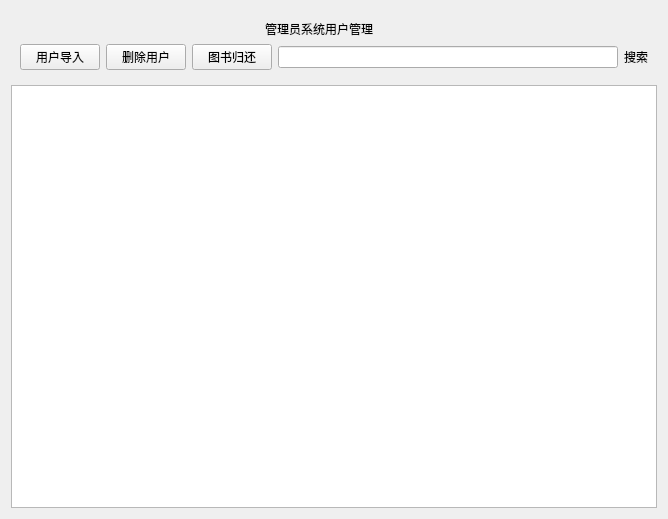
<?xml version="1.0" encoding="UTF-8"?>
<ui version="4.0">
 <class>Cell_UserMgr</class>
 <widget class="QWidget" name="Cell_UserMgr">
  <property name="geometry">
   <rect>
    <x>0</x>
    <y>0</y>
    <width>668</width>
    <height>519</height>
   </rect>
  </property>
  <property name="windowTitle">
   <string>Form</string>
  </property>
  <layout class="QGridLayout" name="gridLayout">
   <item row="0" column="0">
    <widget class="QWidget" name="widget" native="true">
     <layout class="QGridLayout" name="gridLayout_2">
      <item row="1" column="1">
       <widget class="QPushButton" name="pushButton_2">
        <property name="text">
         <string>删除用户</string>
        </property>
       </widget>
      </item>
      <item row="1" column="3">
       <widget class="QLineEdit" name="lineEdit"/>
      </item>
      <item row="1" column="4">
       <widget class="QLabel" name="label">
        <property name="text">
         <string>搜索</string>
        </property>
       </widget>
      </item>
      <item row="1" column="0">
       <widget class="QPushButton" name="pushButton">
        <property name="text">
         <string>用户导入</string>
        </property>
       </widget>
      </item>
      <item row="0" column="0" colspan="4">
       <widget class="QLabel" name="label_2">
        <property name="text">
         <string>管理员系统用户管理</string>
        </property>
        <property name="alignment">
         <set>Qt::AlignmentFlag::AlignCenter</set>
        </property>
       </widget>
      </item>
      <item row="1" column="2">
       <widget class="QPushButton" name="pushButton_3">
        <property name="text">
         <string>图书归还</string>
        </property>
       </widget>
      </item>
     </layout>
    </widget>
   </item>
   <item row="1" column="0">
    <widget class="QTableView" name="tableView"/>
   </item>
  </layout>
 </widget>
 <resources/>
 <connections/>
</ui>
